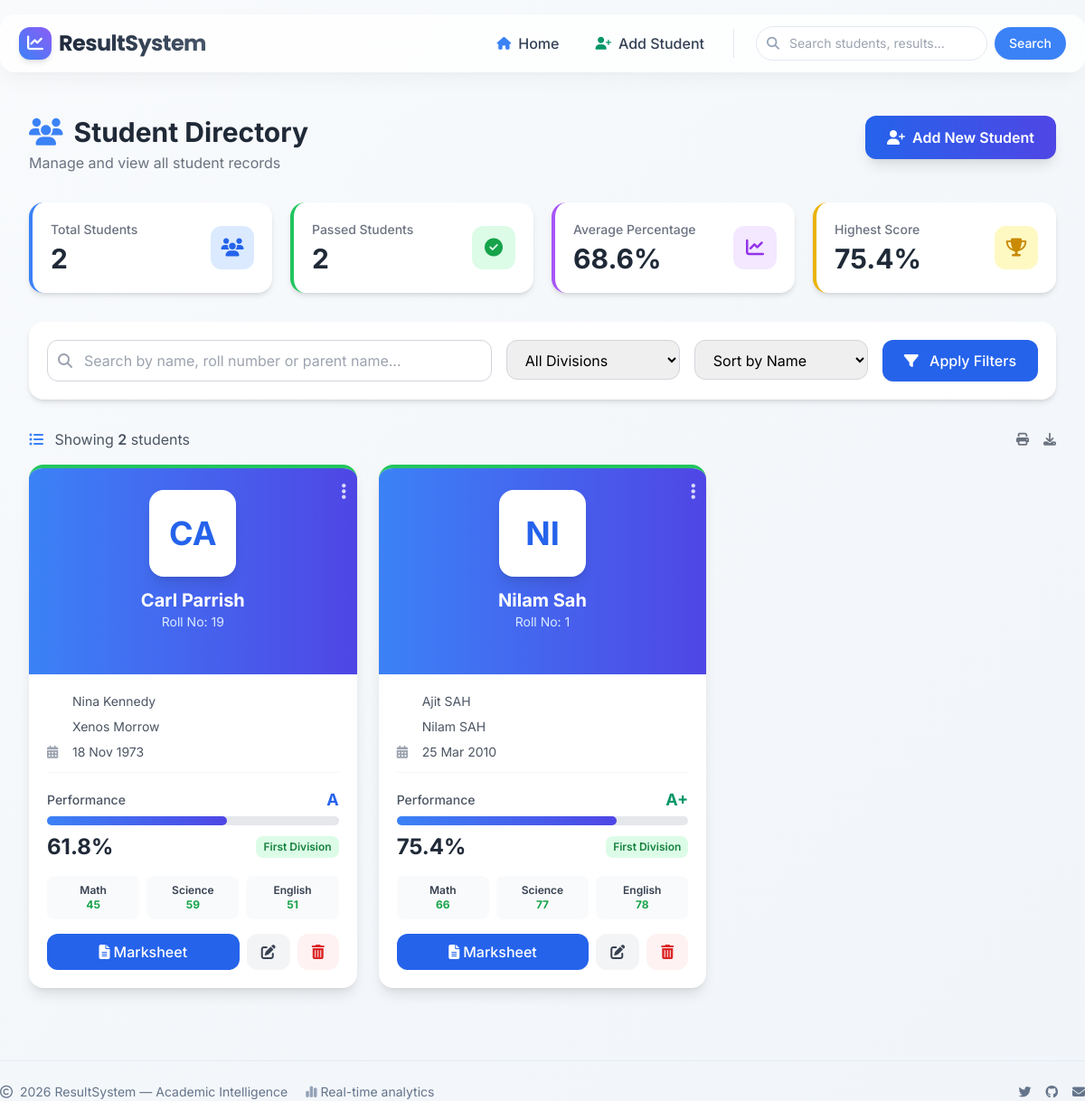
The page / on the database its author committed.
### tables this page shows
CREATE TABLE `students_tbl` (
  `id` int(11) NOT NULL,
  `rollno` int(11) NOT NULL,
  `name` varchar(100) NOT NULL,
  `fname` varchar(100) DEFAULT NULL,
  `mname` varchar(100) DEFAULT NULL,
  `dob` date DEFAULT NULL,
  `gender` enum('Male','Female','Other') DEFAULT 'Male',
  `email` varchar(100) DEFAULT NULL,
  `phone` varchar(15) DEFAULT NULL,
  `address` text DEFAULT NULL,
  `math` int(11) DEFAULT 0,
  `sc` int(11) DEFAULT 0,
  `ssc` int(11) DEFAULT 0,
  `eng` int(11) DEFAULT 0,
  `hnd` int(11) DEFAULT 0,
  `obmarks` int(11) DEFAULT 0,
  `percentage` decimal(5,2) DEFAULT 0.00,
  `division` varchar(50) DEFAULT NULL,
  `grade` varchar(5) DEFAULT NULL,
  `grade_point` decimal(3,2) DEFAULT NULL,
  `created_at` timestamp NOT NULL DEFAULT current_timestamp(),
  `updated_at` timestamp NOT NULL DEFAULT current_timestamp() ON UPDATE current_timestamp()
);

### index.php (the view, shortened to what this page needs)
<?php
include "./includes/header.php";
include "./db/db.php";
$search = isset($_GET['search']) ? mysqli_real_escape_string($conn, $_GET['search']) : '';
$sort = isset($_GET['sort']) ? $_GET['sort'] : 'name';
$query = "SELECT * FROM students_tbl WHERE 1=1";
switch($sort) {
    default:
        $query .= " ORDER BY name ASC";
}
$result = mysqli_query($conn, $query);
$totalStudents = mysqli_num_rows($result);
$statsQuery = "SELECT
    COUNT(*) as total,
    SUM(CASE WHEN division != 'Fail' THEN 1 ELSE 0 END) as passed,
    AVG(percentage) as avg_percentage,
    MAX(percentage) as highest
FROM students_tbl";
$statsResult = mysqli_query($conn, $statsQuery);
$stats = mysqli_fetch_assoc($statsResult);
?>
<div class="max-w-7xl mx-auto px-4 sm:px-6 lg:px-8 py-8">
    <div class="mb-8">
        <div class="flex flex-col md:flex-row md:items-center md:justify-between gap-4">
            <div>
                <h1 class="text-3xl font-bold text-gray-800 flex items-center gap-3">
                    <i class="fas fa-users text-blue-500 text-3xl"></i>
                    Student Directory
                </h1>
                <p class="text-gray-500 mt-1">Manage and view all student records</p>
            </div>
            <a href="add-form.php" class="bg-gradient-to-r from-blue-600 to-indigo-600 hover:from-blue-700 hover:to-indigo-700 text-white px-6 py-3 rounded-xl font-semibold shadow-lg hover:shadow-xl transition flex items-center gap-2 self-start">
                <i class="fas fa-user-plus"></i> Add New Student
            </a>
        </div>
    </div>
    <div class="grid grid-cols-1 sm:grid-cols-2 lg:grid-cols-4 gap-5 mb-8">
        <div class="bg-white rounded-2xl shadow-md p-5 border-l-4 border-blue-500 card-hover">
            <div class="flex items-center justify-between">
                <div>
                    <p class="text-gray-500 text-sm font-medium">Total Students</p>
                    <p class="text-3xl font-bold text-gray-800 mt-1"><?php echo $stats['total']; ?></p>
                </div>
                <div class="w-12 h-12 bg-blue-100 rounded-xl flex items-center justify-center">
                    <i class="fas fa-users text-blue-600 text-xl"></i>
                </div>
            </div>
        </div>
        <div class="bg-white rounded-2xl shadow-md p-5 border-l-4 border-green-500 card-hover">
            <div class="flex items-center justify-between">
                <div>
                    <p class="text-gray-500 text-sm font-medium">Passed Students</p>
                    <p class="text-3xl font-bold text-gray-800 mt-1"><?php echo $stats['passed']; ?></p>
                </div>
                <div class="w-12 h-12 bg-green-100 rounded-xl flex items-center justify-center">
                    <i class="fas fa-check-circle text-green-600 text-xl"></i>
                </div>
            </div>
        </div>
        <div class="bg-white rounded-2xl shadow-md p-5 border-l-4 border-purple-500 card-hover">
            <div class="flex items-center justify-between">
                <div>
                    <p class="text-gray-500 text-sm font-medium">Average Percentage</p>
                    <p class="text-3xl font-bold text-gray-800 mt-1"><?php echo round($stats['avg_percentage'], 1); ?>%</p>
                </div>
                <div class="w-12 h-12 bg-purple-100 rounded-xl flex items-center justify-center">
                    <i class="fas fa-chart-line text-purple-600 text-xl"></i>
                </div>
            </div>
        </div>
        <div class="bg-white rounded-2xl shadow-md p-5 border-l-4 border-yellow-500 card-hover">
            <div class="flex items-center justify-between">
                <div>
                    <p class="text-gray-500 text-sm font-medium">Highest Score</p>
                    <p class="text-3xl font-bold text-gray-800 mt-1"><?php echo round($stats['highest'], 1); ?>%</p>
                </div>
                <div class="w-12 h-12 bg-yellow-100 rounded-xl flex items-center justify-center">
                    <i class="fas fa-trophy text-yellow-600 text-xl"></i>
                </div>
            </div>
        </div>
    </div>
    <div class="bg-white rounded-2xl shadow-md p-5 mb-8">
        <form method="GET" action="" class="flex flex-wrap gap-4">
            <div class="flex-1 min-w-[200px]">
                <div class="relative">
                    <i class="fas fa-search absolute left-3 top-1/2 -translate-y-1/2 text-gray-400"></i>
                    <input type="text" name="search" value="<?php echo htmlspecialchars($search); ?>"
                           placeholder="Search by name, roll number or parent name..."
                           class="w-full pl-10 pr-4 py-2.5 rounded-xl border border-gray-300 focus:border-blue-500 focus:ring-2 focus:ring-blue-200 transition">
                </div>
            </div>
            <div class="w-48">
                <select name="division" class="w-full px-4 py-2.5 rounded-xl border border-gray-300 focus:border-blue-500 focus:ring-2 focus:ring-blue-200 transition">
                    <option value="all">All Divisions</option>
                </select>
            </div>
            <div class="w-48">
                <select name="sort" class="w-full px-4 py-2.5 rounded-xl border border-gray-300 focus:border-blue-500 focus:ring-2 focus:ring-blue-200 transition">
                    <option value="name" <?php echo $sort == 'name' ? 'selected' : ''; ?>>Sort by Name</option>
                </select>
            </div>
            <button type="submit" class="bg-blue-600 hover:bg-blue-700 text-white px-6 py-2.5 rounded-xl font-medium transition shadow-sm">
                <i class="fas fa-filter mr-2"></i> Apply Filters
            </button>
        </form>
    </div>
    <div class="mb-4 flex justify-between items-center">
        <p class="text-gray-600">
            <i class="fas fa-list-ul text-blue-500 mr-2"></i>
            Showing <span class="font-semibold"><?php echo $totalStudents; ?></span> students
        </p>
        <div class="text-sm text-gray-500">
            <i class="fas fa-print cursor-pointer hover:text-blue-600 mr-3" onclick="window.print()"></i>
            <i class="fas fa-download cursor-pointer hover:text-blue-600"></i>
        </div>
    </div>
    <?php if(mysqli_num_rows($result) > 0): ?>
        <div class="grid grid-cols-1 sm:grid-cols-2 lg:grid-cols-3 xl:grid-cols-4 gap-6">
            <?php while($data = mysqli_fetch_assoc($result)):
                $percentage = round($data['percentage'], 1);
                $cardBorderClass = $data['division'] == 'Fail' ? 'border-t-4 border-t-red-500' : 'border-t-4 border-t-green-500';
                $gradeColor = $data['grade'] == 'A+' ? 'text-emerald-600' : ($data['grade'] == 'A' ? 'text-blue-600' : ($data['grade'] == 'B' ? 'text-yellow-600' : 'text-gray-600'));
            ?>
                <div class="bg-white rounded-2xl shadow-lg hover:shadow-2xl transition-all duration-300 overflow-hidden transform hover:-translate-y-1 <?php echo $cardBorderClass; ?>">
                    <div class="relative bg-gradient-to-r from-blue-500 to-indigo-600 px-4 pt-6 pb-12">
                        <div class="absolute top-3 right-3">
                            <div class="dropdown relative">
                                <button class="text-white/80 hover:text-white transition">
                                    <i class="fas fa-ellipsis-v text-xl"></i>
                                </button>
                            </div>
                        </div>
                        <div class="flex flex-col items-center">
                            <div class="w-24 h-24 bg-white rounded-2xl flex items-center justify-center shadow-lg mb-3">
                                <span class="text-4xl font-bold text-blue-600">
                                    <?php echo strtoupper(substr($data['name'], 0, 2)); ?>
                                </span>
                            </div>
                            <h3 class="text-white font-bold text-xl text-center"><?php echo htmlspecialchars($data['name']); ?></h3>
                            <p class="text-blue-100 text-sm">Roll No: <?php echo $data['rollno']; ?></p>
                        </div>
                    </div>
                    <div class="p-5">
                        <div class="space-y-2 mb-4 pb-3 border-b border-gray-100">
                            <div class="flex items-center gap-2 text-sm">
                                <span class="text-gray-600"><?php echo htmlspecialchars($data['fname'] ?: 'Not provided'); ?></span>
                            </div>
                            <div class="flex items-center gap-2 text-sm">
                                <span class="text-gray-600"><?php echo htmlspecialchars($data['mname'] ?: 'Not provided'); ?></span>
                            </div>
                            <div class="flex items-center gap-2 text-sm">
                                <i class="fas fa-calendar-alt text-gray-400 w-5"></i>
                                <span class="text-gray-600"><?php echo date('d M Y', strtotime($data['dob'])); ?></span>
                            </div>
                        </div>
                        <div class="mb-4">
                            <div class="flex justify-between items-center mb-1">
                                <span class="text-sm font-medium text-gray-600">Performance</span>
                                <span class="text-lg font-bold <?php echo $gradeColor; ?>"><?php echo $data['grade'] ?: 'N/A'; ?></span>
                            </div>
                            <div class="w-full bg-gray-200 rounded-full h-2.5 mb-2">
                                <div class="bg-gradient-to-r from-blue-500 to-indigo-600 h-2.5 rounded-full transition-all" style="width: <?php echo $percentage; ?>%"></div>
                            </div>
                            <div class="flex justify-between items-center">
                                <span class="text-2xl font-bold text-gray-800"><?php echo $percentage; ?>%</span>
                                <span class="px-2 py-1 rounded-lg text-xs font-semibold <?php echo $data['division'] == 'Fail' ? 'bg-red-100 text-red-700' : 'bg-green-100 text-green-700'; ?>">
                                    <?php echo $data['division']; ?>
                                </span>
                            </div>
                        </div>
                        <div class="grid grid-cols-3 gap-2 mb-4 text-center text-xs">
                            <div class="bg-gray-50 rounded-lg p-2">
                                <div class="font-semibold text-gray-700">Math</div>
                                <div class="font-bold <?php echo $data['math'] >= 33 ? 'text-green-600' : 'text-red-600'; ?>"><?php echo $data['math']; ?></div>
                            </div>
                            <div class="bg-gray-50 rounded-lg p-2">
                                <div class="font-semibold text-gray-700">Science</div>
                                <div class="font-bold <?php echo $data['sc'] >= 33 ? 'text-green-600' : 'text-red-600'; ?>"><?php echo $data['sc']; ?></div>
                            </div>
                            <div class="bg-gray-50 rounded-lg p-2">
                                <div class="font-semibold text-gray-700">English</div>
                                <div class="font-bold <?php echo $data['eng'] >= 33 ? 'text-green-600' : 'text-red-600'; ?>"><?php echo $data['eng']; ?></div>
                            </div>
                        </div>
                        <div class="flex gap-2 mt-3">
                            <a href="marksheet.php?ref=<?php echo $data['id']; ?>"
                               class="flex-1 bg-blue-600 hover:bg-blue-700 text-white text-center py-2 rounded-xl font-medium transition flex items-center justify-center gap-1">
                                <i class="fas fa-file-alt"></i> Marksheet
                            </a>
                            <a href="edit-student.php?id=<?php echo $data['id']; ?>"
                               class="bg-gray-100 hover:bg-gray-200 text-gray-700 px-4 py-2 rounded-xl transition">
                                <i class="fas fa-edit"></i>
                            </a>
                            <button onclick="confirmDelete(<?php echo $data['id']; ?>, '<?php echo addslashes($data['name']); ?>')"
                                    class="bg-red-50 hover:bg-red-100 text-red-600 px-4 py-2 rounded-xl transition">
                                <i class="fas fa-trash-alt"></i>
                            </button>
                        </div>
                    </div>
                </div>
            <?php endwhile; ?>
        </div>
    <?php endif; ?>
</div>
<?php include "./includes/footer.php"; ?>

### rows shown on the page
students_tbl: name "CA", name "Carl Parrish", rollno "19", fname "Nina Kennedy", mname "Xenos Morrow", dob "18 Nov 1973", grade "A", percentage "61.8", division "First Division", math "45", sc "59", eng "51"
students_tbl: name "NI", name "Nilam Sah", rollno "1", fname "Ajit SAH", mname "Nilam SAH", dob "25 Mar 2010", grade "A+", percentage "75.4", division "First Division", math "66", sc "77", eng "78"

### other values the page prints
$stats['total'] "2"
$stats['passed'] "2"
$stats['avg_percentage'] "68.6"
$stats['highest'] "75.4"
$totalStudents "2"
